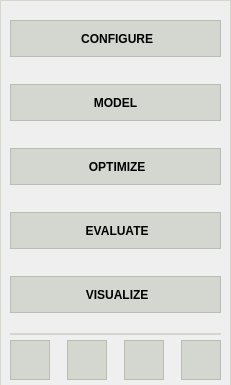
               <widget class="QWidget" name="tab_actions">
                <property name="styleSheet">
                 <string notr="true">border-top: 1px solid;border-left: 1px solid;border-right: 1px solid;
border-color: rgb(211, 215, 207);</string>
                </property>
                <attribute name="icon">
                 <iconset resource="../assets/resources.qrc">
                  <normaloff>:/special_icons/icons_special/schedule-svgrepo-com.svg</normaloff>:/special_icons/icons_special/schedule-svgrepo-com.svg</iconset>
                </attribute>
                <attribute name="title">
                 <string/>
                </attribute>
                <attribute name="toolTip">
                 <string>Actions</string>
                </attribute>
                <layout class="QVBoxLayout" name="tab_actions_meta_layout">
                 <property name="spacing">
                  <number>0</number>
                 </property>
                 <property name="leftMargin">
                  <number>0</number>
                 </property>
                 <property name="topMargin">
                  <number>0</number>
                 </property>
                 <property name="rightMargin">
                  <number>0</number>
                 </property>
                 <property name="bottomMargin">
                  <number>0</number>
                 </property>
                 <item>
                  <layout class="QVBoxLayout" name="tab_actions_layout">
                   <item>
                    <widget class="QWidget" name="actions_widget" native="true">
                     <layout class="QVBoxLayout" name="actions_layout">
                      <property name="spacing">
                       <number>0</number>
                      </property>
                      <property name="leftMargin">
                       <number>10</number>
                      </property>
                      <property name="topMargin">
                       <number>0</number>
                      </property>
                      <property name="rightMargin">
                       <number>10</number>
                      </property>
                      <property name="bottomMargin">
                       <number>0</number>
                      </property>
                      <item>
                       <spacer name="actions_top_spacer">
                        <property name="orientation">
                         <enum>Qt::Vertical</enum>
                        </property>
                        <property name="sizeType">
                         <enum>QSizePolicy::Fixed</enum>
                        </property>
                        <property name="sizeHint" stdset="0">
                         <size>
                          <width>20</width>
                          <height>20</height>
                         </size>
                        </property>
                       </spacer>
                      </item>
                      <item>
                       <widget class="QPushButton" name="configure_pbutton">
                        <property name="sizePolicy">
                         <sizepolicy hsizetype="Minimum" vsizetype="Minimum">
                          <horstretch>0</horstretch>
                          <verstretch>0</verstretch>
                         </sizepolicy>
                        </property>
                        <property name="minimumSize">
                         <size>
                          <width>0</width>
                          <height>37</height>
                         </size>
                        </property>
                        <property name="maximumSize">
                         <size>
                          <width>16777215</width>
                          <height>37</height>
                         </size>
                        </property>
                        <property name="font">
                         <font>
                          <family>Ubuntu</family>
                          <weight>75</weight>
                          <bold>true</bold>
                         </font>
                        </property>
                        <property name="cursor">
                         <cursorShape>PointingHandCursor</cursorShape>
                        </property>
                        <property name="styleSheet">
                         <string notr="true">color: rgb(0, 0, 0);
background-color: rgb(211, 215, 207);
border: 1px solid;
border-color: rgb(186, 189, 182);</string>
                        </property>
                        <property name="text">
                         <string> CONFIGURE</string>
                        </property>
                        <property name="iconSize">
                         <size>
                          <width>18</width>
                          <height>18</height>
                         </size>
                        </property>
                       </widget>
                      </item>
                      <item>
                       <widget class="QPushButton" name="chevron_conf_mod">
                        <property name="sizePolicy">
                         <sizepolicy hsizetype="Minimum" vsizetype="Minimum">
                          <horstretch>0</horstretch>
                          <verstretch>0</verstretch>
                         </sizepolicy>
                        </property>
                        <property name="minimumSize">
                         <size>
                          <width>0</width>
                          <height>27</height>
                         </size>
                        </property>
                        <property name="styleSheet">
                         <string notr="true">border: 0px solid;
border-color: rgb(0, 0, 0);</string>
                        </property>
                        <property name="icon">
                         <iconset resource="../assets/resources.qrc">
                          <normaloff>:/white_icons/icons_white/chevrons-down.svg</normaloff>:/white_icons/icons_white/chevrons-down.svg</iconset>
                        </property>
                        <property name="iconSize">
                         <size>
                          <width>18</width>
                          <height>18</height>
                         </size>
                        </property>
                       </widget>
                      </item>
                      <item>
                       <widget class="QPushButton" name="model_pbutton">
                        <property name="sizePolicy">
                         <sizepolicy hsizetype="Minimum" vsizetype="Minimum">
                          <horstretch>0</horstretch>
                          <verstretch>0</verstretch>
                         </sizepolicy>
                        </property>
                        <property name="minimumSize">
                         <size>
                          <width>0</width>
                          <height>37</height>
                         </size>
                        </property>
                        <property name="maximumSize">
                         <size>
                          <width>16777215</width>
                          <height>37</height>
                         </size>
                        </property>
                        <property name="font">
                         <font>
                          <weight>75</weight>
                          <bold>true</bold>
                         </font>
                        </property>
                        <property name="cursor">
                         <cursorShape>PointingHandCursor</cursorShape>
                        </property>
                        <property name="styleSheet">
                         <string notr="true">color: rgb(0, 0, 0);
background-color: rgb(211, 215, 207);
border: 1px solid;
border-color: rgb(186, 189, 182);</string>
                        </property>
                        <property name="text">
                         <string>MODEL</string>
                        </property>
                        <property name="iconSize">
                         <size>
                          <width>18</width>
                          <height>18</height>
                         </size>
                        </property>
                       </widget>
                      </item>
                      <item>
                       <widget class="QPushButton" name="chevron_mod_opt">
                        <property name="sizePolicy">
                         <sizepolicy hsizetype="Minimum" vsizetype="Minimum">
                          <horstretch>0</horstretch>
                          <verstretch>0</verstretch>
                         </sizepolicy>
                        </property>
                        <property name="minimumSize">
                         <size>
                          <width>0</width>
                          <height>27</height>
                         </size>
                        </property>
                        <property name="styleSheet">
                         <string notr="true">border: 0px solid;
border-color: rgb(0, 0, 0);</string>
                        </property>
                        <property name="icon">
                         <iconset resource="../assets/resources.qrc">
                          <normaloff>:/white_icons/icons_white/chevrons-down.svg</normaloff>:/white_icons/icons_white/chevrons-down.svg</iconset>
                        </property>
                        <property name="iconSize">
                         <size>
                          <width>18</width>
                          <height>18</height>
                         </size>
                        </property>
                       </widget>
                      </item>
                      <item>
                       <widget class="QPushButton" name="optimize_pbutton">
                        <property name="sizePolicy">
                         <sizepolicy hsizetype="Minimum" vsizetype="Minimum">
                          <horstretch>0</horstretch>
                          <verstretch>0</verstretch>
                         </sizepolicy>
                        </property>
                        <property name="minimumSize">
                         <size>
                          <width>0</width>
                          <height>37</height>
                         </size>
                        </property>
                        <property name="maximumSize">
                         <size>
                          <width>16777215</width>
                          <height>37</height>
                         </size>
                        </property>
                        <property name="font">
                         <font>
                          <weight>75</weight>
                          <bold>true</bold>
                         </font>
                        </property>
                        <property name="cursor">
                         <cursorShape>PointingHandCursor</cursorShape>
                        </property>
                        <property name="styleSheet">
                         <string notr="true">color: rgb(0, 0, 0);
background-color: rgb(211, 215, 207);
border: 1px solid;
border-color: rgb(186, 189, 182);</string>
                        </property>
                        <property name="text">
                         <string> OPTIMIZE</string>
                        </property>
                        <property name="iconSize">
                         <size>
                          <width>18</width>
                          <height>18</height>
                         </size>
                        </property>
                       </widget>
                      </item>
                      <item>
                       <widget class="QPushButton" name="chevron_opt_eval">
                        <property name="sizePolicy">
                         <sizepolicy hsizetype="Minimum" vsizetype="Minimum">
                          <horstretch>0</horstretch>
                          <verstretch>0</verstretch>
                         </sizepolicy>
                        </property>
                        <property name="minimumSize">
                         <size>
                          <width>0</width>
                          <height>27</height>
                         </size>
                        </property>
                        <property name="styleSheet">
                         <string notr="true">border: 0px solid;
border-color: rgb(0, 0, 0);</string>
                        </property>
                        <property name="icon">
                         <iconset resource="../assets/resources.qrc">
                          <normaloff>:/white_icons/icons_white/chevrons-down.svg</normaloff>:/white_icons/icons_white/chevrons-down.svg</iconset>
                        </property>
                        <property name="iconSize">
                         <size>
                          <width>18</width>
                          <height>18</height>
                         </size>
                        </property>
                       </widget>
                      </item>
                      <item>
                       <widget class="QPushButton" name="evaluate_pbutton">
                        <property name="sizePolicy">
                         <sizepolicy hsizetype="Minimum" vsizetype="Minimum">
                          <horstretch>0</horstretch>
                          <verstretch>0</verstretch>
                         </sizepolicy>
                        </property>
                        <property name="minimumSize">
                         <size>
                          <width>0</width>
                          <height>37</height>
                         </size>
                        </property>
                        <property name="maximumSize">
                         <size>
                          <width>16777215</width>
                          <height>37</height>
                         </size>
                        </property>
                        <property name="font">
                         <font>
                          <weight>75</weight>
                          <bold>true</bold>
                         </font>
                        </property>
                        <property name="cursor">
                         <cursorShape>PointingHandCursor</cursorShape>
                        </property>
                        <property name="styleSheet">
                         <string notr="true">color: rgb(0, 0, 0);
background-color: rgb(211, 215, 207);
border: 1px solid;
border-color: rgb(186, 189, 182);</string>
                        </property>
                        <property name="text">
                         <string> EVALUATE</string>
                        </property>
                        <property name="iconSize">
                         <size>
                          <width>18</width>
                          <height>18</height>
                         </size>
                        </property>
                       </widget>
                      </item>
                      <item>
                       <widget class="QPushButton" name="chevron_eval_vis">
                        <property name="sizePolicy">
                         <sizepolicy hsizetype="Minimum" vsizetype="Minimum">
                          <horstretch>0</horstretch>
                          <verstretch>0</verstretch>
                         </sizepolicy>
                        </property>
                        <property name="minimumSize">
                         <size>
                          <width>0</width>
                          <height>27</height>
                         </size>
                        </property>
                        <property name="styleSheet">
                         <string notr="true">border: 0px solid;
border-color: rgb(0, 0, 0);</string>
                        </property>
                        <property name="icon">
                         <iconset resource="../assets/resources.qrc">
                          <normaloff>:/white_icons/icons_white/chevrons-down.svg</normaloff>:/white_icons/icons_white/chevrons-down.svg</iconset>
                        </property>
                        <property name="iconSize">
                         <size>
                          <width>18</width>
                          <height>18</height>
                         </size>
                        </property>
                       </widget>
                      </item>
                      <item>
                       <widget class="QPushButton" name="visualize_pbutton">
                        <property name="sizePolicy">
                         <sizepolicy hsizetype="Minimum" vsizetype="Minimum">
                          <horstretch>0</horstretch>
                          <verstretch>0</verstretch>
                         </sizepolicy>
                        </property>
                        <property name="minimumSize">
                         <size>
                          <width>0</width>
                          <height>37</height>
                         </size>
                        </property>
                        <property name="maximumSize">
                         <size>
                          <width>16777215</width>
                          <height>37</height>
                         </size>
                        </property>
                        <property name="font">
                         <font>
                          <weight>75</weight>
                          <bold>true</bold>
                         </font>
                        </property>
                        <property name="cursor">
                         <cursorShape>PointingHandCursor</cursorShape>
                        </property>
                        <property name="styleSheet">
                         <string notr="true">color: rgb(0, 0, 0);
background-color: rgb(211, 215, 207);
border: 1px solid;
border-color: rgb(186, 189, 182);</string>
                        </property>
                        <property name="text">
                         <string> VISUALIZE</string>
                        </property>
                        <property name="iconSize">
                         <size>
                          <width>18</width>
                          <height>18</height>
                         </size>
                        </property>
                       </widget>
                      </item>
                      <item>
                       <spacer name="actions_bottom_spacer">
                        <property name="orientation">
                         <enum>Qt::Vertical</enum>
                        </property>
                        <property name="sizeType">
                         <enum>QSizePolicy::Fixed</enum>
                        </property>
                        <property name="sizeHint" stdset="0">
                         <size>
                          <width>20</width>
                          <height>20</height>
                         </size>
                        </property>
                       </spacer>
                      </item>
                      <item>
                       <widget class="Line" name="actions_toolbox_line">
                        <property name="minimumSize">
                         <size>
                          <width>0</width>
                          <height>2</height>
                         </size>
                        </property>
                        <property name="maximumSize">
                         <size>
                          <width>16777215</width>
                          <height>2</height>
                         </size>
                        </property>
                        <property name="styleSheet">
                         <string notr="true">background-color: rgb(211, 215, 207);</string>
                        </property>
                       </widget>
                      </item>
                      <item>
                       <widget class="QPushButton" name="actions_toolbox_spacer_bottom">
                        <property name="sizePolicy">
                         <sizepolicy hsizetype="Minimum" vsizetype="Fixed">
                          <horstretch>0</horstretch>
                          <verstretch>0</verstretch>
                         </sizepolicy>
                        </property>
                        <property name="minimumSize">
                         <size>
                          <width>0</width>
                          <height>5</height>
                         </size>
                        </property>
                        <property name="maximumSize">
                         <size>
                          <width>16777215</width>
                          <height>5</height>
                         </size>
                        </property>
                        <property name="styleSheet">
                         <string notr="true">border: 0px solid;
border-color: rgb(0, 0, 0);</string>
                        </property>
                       </widget>
                      </item>
                      <item>
                       <widget class="QWidget" name="actions_toolbox_widget" native="true">
                        <property name="sizePolicy">
                         <sizepolicy hsizetype="Minimum" vsizetype="Minimum">
                          <horstretch>0</horstretch>
                          <verstretch>0</verstretch>
                         </sizepolicy>
                        </property>
                        <property name="minimumSize">
                         <size>
                          <width>0</width>
                          <height>40</height>
                         </size>
                        </property>
                        <property name="maximumSize">
                         <size>
                          <width>16777215</width>
                          <height>40</height>
                         </size>
                        </property>
                        <property name="styleSheet">
                         <string notr="true">border: 0px;</string>
                        </property>
                        <layout class="QHBoxLayout" name="toolbox_meta_layout">
                         <property name="spacing">
                          <number>0</number>
                         </property>
                         <property name="leftMargin">
                          <number>0</number>
                         </property>
                         <property name="topMargin">
                          <number>0</number>
                         </property>
                         <property name="rightMargin">
                          <number>0</number>
                         </property>
                         <property name="bottomMargin">
                          <number>0</number>
                         </property>
                         <item>
                          <layout class="QHBoxLayout" name="actions_toolbox_layout">
                           <property name="spacing">
                            <number>17</number>
                           </property>
                           <item>
                            <widget class="QToolButton" name="actions_show_config_tbutton">
                             <property name="minimumSize">
                              <size>
                               <width>40</width>
                               <height>40</height>
                              </size>
                             </property>
                             <property name="maximumSize">
                              <size>
                               <width>40</width>
                               <height>40</height>
                              </size>
                             </property>
                             <property name="cursor">
                              <cursorShape>PointingHandCursor</cursorShape>
                             </property>
                             <property name="toolTip">
                              <string>Show the plan parameters</string>
                             </property>
                             <property name="styleSheet">
                              <string notr="true">color: rgb(0, 0, 0);
background-color: rgb(211, 215, 207);
border: 1px solid;
border-color: rgb(186, 189, 182);</string>
                             </property>
                             <property name="icon">
                              <iconset resource="../assets/resources.qrc">
                               <normaloff>:/special_icons/icons_special/configuration-svgrepo-com.svg</normaloff>:/special_icons/icons_special/configuration-svgrepo-com.svg</iconset>
                             </property>
                             <property name="iconSize">
                              <size>
                               <width>22</width>
                               <height>22</height>
                              </size>
                             </property>
                            </widget>
                           </item>
                           <item>
                            <widget class="QToolButton" name="actions_show_datahub_tbutton">
                             <property name="minimumSize">
                              <size>
                               <width>40</width>
                               <height>40</height>
                              </size>
                             </property>
                             <property name="maximumSize">
                              <size>
                               <width>40</width>
                               <height>40</height>
                              </size>
                             </property>
                             <property name="cursor">
                              <cursorShape>PointingHandCursor</cursorShape>
                             </property>
                             <property name="toolTip">
                              <string>Show the datahub content</string>
                             </property>
                             <property name="styleSheet">
                              <string notr="true">color: rgb(0, 0, 0);
background-color: rgb(211, 215, 207);
border: 1px solid;
border-color: rgb(186, 189, 182);</string>
                             </property>
                             <property name="icon">
                              <iconset resource="../assets/resources.qrc">
                               <normaloff>:/special_icons/icons_special/warehouse-svgrepo-com.svg</normaloff>:/special_icons/icons_special/warehouse-svgrepo-com.svg</iconset>
                             </property>
                             <property name="iconSize">
                              <size>
                               <width>22</width>
                               <height>22</height>
                              </size>
                             </property>
                            </widget>
                           </item>
                           <item>
                            <widget class="QToolButton" name="actions_show_log_tbutton">
                             <property name="minimumSize">
                              <size>
                               <width>40</width>
                               <height>40</height>
                              </size>
                             </property>
                             <property name="maximumSize">
                              <size>
                               <width>40</width>
                               <height>40</height>
                              </size>
                             </property>
                             <property name="cursor">
                              <cursorShape>PointingHandCursor</cursorShape>
                             </property>
                             <property name="toolTip">
                              <string>Show the logging file</string>
                             </property>
                             <property name="styleSheet">
                              <string notr="true">color: rgb(0, 0, 0);
background-color: rgb(211, 215, 207);
border: 1px solid;
border-color: rgb(186, 189, 182);</string>
                             </property>
                             <property name="icon">
                              <iconset resource="../assets/resources.qrc">
                               <normaloff>:/black_icons/icons_black/activity.svg</normaloff>:/black_icons/icons_black/activity.svg</iconset>
                             </property>
                             <property name="iconSize">
                              <size>
                               <width>22</width>
                               <height>22</height>
                              </size>
                             </property>
                            </widget>
                           </item>
                           <item>
                            <widget class="QToolButton" name="actions_export_to_pyfile_tbutton">
                             <property name="minimumSize">
                              <size>
                               <width>40</width>
                               <height>40</height>
                              </size>
                             </property>
                             <property name="maximumSize">
                              <size>
                               <width>40</width>
                               <height>40</height>
                              </size>
                             </property>
                             <property name="cursor">
                              <cursorShape>PointingHandCursor</cursorShape>
                             </property>
                             <property name="toolTip">
                              <string>Export to a python file</string>
                             </property>
                             <property name="styleSheet">
                              <string notr="true">color: rgb(0, 0, 0);
background-color: rgb(211, 215, 207);
border: 1px solid;
border-color: rgb(186, 189, 182);</string>
                             </property>
                             <property name="icon">
                              <iconset resource="../assets/resources.qrc">
                               <normaloff>:/special_icons/icons_special/py-file-format-symbol-svgrepo-com.svg</normaloff>:/special_icons/icons_special/py-file-format-symbol-svgrepo-com.svg</iconset>
                             </property>
                             <property name="iconSize">
                              <size>
                               <width>22</width>
                               <height>22</height>
                              </size>
                             </property>
                            </widget>
                           </item>
                          </layout>
                         </item>
                        </layout>
                       </widget>
                      </item>
                      <item>
                       <spacer name="actions_toolbox_bottom_spacer">
                        <property name="orientation">
                         <enum>Qt::Vertical</enum>
                        </property>
                        <property name="sizeType">
                         <enum>QSizePolicy::Fixed</enum>
                        </property>
                        <property name="sizeHint" stdset="0">
                         <size>
                          <width>20</width>
                          <height>5</height>
                         </size>
                        </property>
                       </spacer>
                      </item>
                     </layout>
                     <zorder>actions_toolbox_widget</zorder>
                     <zorder>actions_toolbox_spacer_bottom</zorder>
                     <zorder>actions_toolbox_line</zorder>
                     <zorder>optimize_pbutton</zorder>
                     <zorder>evaluate_pbutton</zorder>
                     <zorder>visualize_pbutton</zorder>
                     <zorder>configure_pbutton</zorder>
                     <zorder>actions_top_spacer</zorder>
                     <zorder>actions_bottom_spacer</zorder>
                     <zorder>actions_toolbox_bottom_spacer</zorder>
                     <zorder>model_pbutton</zorder>
                     <zorder>chevron_conf_mod</zorder>
                     <zorder>chevron_mod_opt</zorder>
                     <zorder>chevron_opt_eval</zorder>
                     <zorder>chevron_eval_vis</zorder>
                    </widget>
                   </item>
                  </layout>
                 </item>
                </layout>
               </widget>
